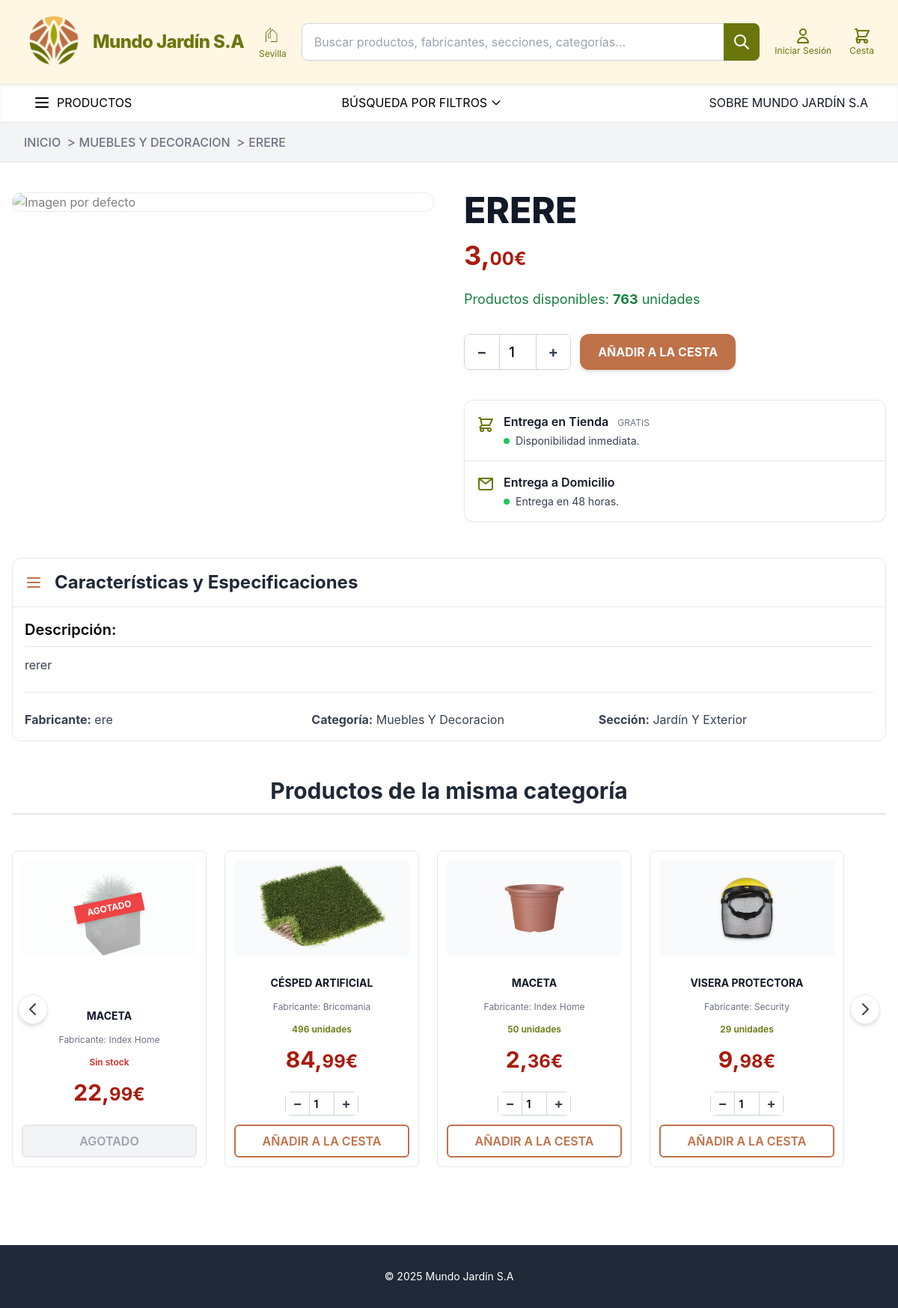
/producto/12/, run on the app's committed database.
### home/models.py (models this page shows, shortened)
class Producto(models.Model):
    nombre= models.CharField(max_length=200)
    descripcion= models.TextField()
    departamento= models.CharField(max_length=200)
    seccion=models.CharField(max_length=50, choices=Seccion.choices)
    fabricante=models.CharField(max_length=200)
    categoria=models.CharField(max_length=50, choices=Categoria.choices)
    precio= models.DecimalField(max_digits=10, decimal_places=2)
    stock=models.IntegerField(default=0)
    imagen = models.ImageField(upload_to='Imgproductos/', null=True, blank=True)
    esta_agotado= models.BooleanField(default=False)
    esta_destacado= models.BooleanField(default=False)
    orden = models.PositiveIntegerField(default=0, blank=False, null=False)
    class Meta:
        ordering = ['orden']

### home/views.py (the view)
# urls.py: path('producto/<int:pk>/', views.detalle_producto, name='detalle_producto'),
def detalle_producto(request, pk):
    producto = get_object_or_404(Producto, pk=pk)
    producto.euros = int(producto.precio)
    producto.centavos = int((producto.precio - producto.euros) * 100)
    productos_relacionados = Producto.objects.filter(
        categoria=producto.categoria
    ).exclude(
        pk=pk
    ).order_by('?')[:10]
    _calcular_desglose_precio(productos_relacionados)
    contexto = {
        'producto': producto,
        'productos_relacionados': productos_relacionados,
        'opciones_filtro': obtener_opciones_filtro(),
        'precio_seleccionado': '',
        'fabricante_seleccionado': '',
        'seccion_filtro_seleccionada': '',
    }
    return render(request, 'detalle_producto.html', contexto)

### home/templates/detalle_producto.html (shortened to what this page needs)
{% extends "base.html" %}
{% load static %}
{% block breadcrumbs %}
    <li>
        <span class="text-lg text-gray-500">></span>
        <a href="{% url 'productos_por_categoria' categoria=producto.categoria %}" class="text- font-medium text-gray-500 hover:text-[#bf7149]">
            {{ producto.get_categoria_display|upper }}
        </a>
    </li>
    <li>
        <span class="text-lg text-gray-500">></span>
        <span class="text- font-medium text-gray-500 hover:text-[#bf7149]">
            {{ producto.nombre|upper }}
        </span>
    </li>
{% endblock breadcrumbs %}
{% block content %}
<main class="py-10">
    <div class="product-detail-container flex gap-10 max-w-7xl mx-auto px-4 flex-wrap">
        <div class="product-image-area flex-1 min-w-[300px] max-w-full relative">
            {% if producto.imagen %}
                <img src="{{ producto.imagen.url }}" alt="Imagen de {{ producto.nombre }}" class="w-full h-auto border border-gray-300 rounded-xl object-contain mix-blend-multiply">
            {% else %}
                <img src="https://res.cloudinary.com/djfgts1ii/image/upload/imagen1_zi2acs.jpg" alt="Imagen por defecto" class="w-full h-auto border border-gray-300 rounded-xl opacity-50 object-contain mix-blend-multiply">
            {% endif %}
        </div>
        <div class="product-info-area flex-1 min-w-[300px]">
            <h1 class="text-4xl sm:text-5xl text-gray-900 uppercase font-extrabold leading-tight mb-4">
                {{ producto.nombre }}
            </h1>
            <div class="mt-4 mb-6">
                <span class="text-4xl font-bold text-[#A91B0D]">
                    {{ producto.euros }},<span class="text-2xl">{{ producto.centavos|stringformat:"02d" }}€</span>
                </span>
            </div>
            <p class="mb-8">
                {% if producto.stock <= 0 %}
                    <span class="text-red-600 font-bold text-lg" id="stock-container-{{ producto.id }}">SIN STOCK</span>
                {% else %}
                    <span id="stock-container-{{ producto.id }}" class="text-lg {% if producto.stock > 10 %} text-green-700 {% else %} text-orange-600 {% endif %}">
                        Productos disponibles: <span id="stock-display-{{ producto.id }}" class="font-bold">{{ producto.stock }}</span> unidades
                    </span>
                {% endif %}
            </p>
            {% if not user.is_authenticated or not user.is_staff %}
                <div class="flex items-center gap-4 mb-10 flex-wrap">
                    {% if producto.stock > 0 %}
                        <form class="add-to-cart-form flex items-stretch gap-3 w-full sm:w-auto" data-product-id="{{ producto.id }}">
                            <div class="flex items-center justify-center gap-0 border border-gray-300 rounded-lg bg-white overflow-hidden shadow-sm h-12">
                                <button type="button" onclick="changeQuantity(this, -1)"
                                    class="px-4 py-2 bg-white hover:bg-gray-50 border-r border-gray-300 text-gray-700 font-bold text-xl leading-none transition-colors h-full flex items-center justify-center">
                                    &minus;
                                </button>
                                <input type="number" name="cantidad"
                                    class="quantity-input w-12 text-center border-none text-lg py-2 focus:ring-0 font-medium h-full"
                                    value="1" min="1" max="{{ producto.stock }}" readonly>
                                <button type="button" onclick="changeQuantity(this, 1)"
                                    class="px-4 py-2 bg-white hover:bg-gray-50 border-l border-gray-300 text-gray-700 font-bold text-xl leading-none transition-colors h-full flex items-center justify-center">
                                    &plus;
                                </button>
                            </div>
                            <button type="submit" class="px-6 py-3 bg-[#bf7149] hover:bg-[#a35d3a] text-white font-bold rounded-xl shadow-md transition duration-150 ease-in-out uppercase flex-grow sm:flex-grow-0 h-12">
                                Añadir a la Cesta
                            </button>
                        </form>
                    {% else %}
                        <span class="px-6 py-3 bg-gray-200 text-gray-500 font-bold rounded-xl cursor-not-allowed uppercase border border-gray-300 h-12 flex items-center justify-center">
                            Agotado
                        </span>
                    {% endif %}
                </div>
            {% endif %}
            <div class="info-importante bg-white border border-gray-200 rounded-xl shadow-sm divide-y divide-gray-200 mt-6">
                <div class="flex items-start gap-3 p-4">
                    <div class="flex-1">
                        <h3 class="font-semibold text-gray-900">Entrega en Tienda <span class="text-gray-500 font-normal text-xs ml-2">GRATIS</span></h3>
                        <ul class="text-gray-700 text-sm space-y-1 mt-1">
                            <li class="flex items-center gap-2"><span class="inline-block w-2 h-2 bg-green-500 rounded-full"></span> Disponibilidad inmediata.</li>
                        </ul>
                    </div>
                </div>
                <div class="flex items-start gap-3 p-4">
                    <svg xmlns="http://www.w3.org/2000/svg" class="h-6 w-6 text-[#6a760c] mt-1 flex-shrink-0" fill="none" viewBox="0 0 24 24" stroke="currentColor">
                        <path stroke-linecap="round" stroke-linejoin="round" stroke-width="2" d="M3 3h18v13a2 2 0 01-2 2H5a2 2 0 01-2-2V3zM3 3l9 7 9-7" />
                    </svg>
                    <div class="flex-1">
                        <h3 class="font-semibold text-gray-900">Entrega a Domicilio</h3>
                        <ul class="text-gray-700 text-sm space-y-1 mt-1">
                            <li class="flex items-center gap-2"><span class="inline-block w-2 h-2 bg-green-500 rounded-full"></span> Entrega en 48 horas.</li>
                        </ul>
                    </div>
                </div>
            </div>
        </div>
    </div>
    <div class="max-w-7xl mx-auto px-4 mt-12">
        <div class="features-dropdown border border-gray-200 rounded-xl">
            <details open>
                <summary class="text-2xl flex items-center gap-2 font-bold cursor-pointer p-4 list-none text-gray-800 hover:bg-gray-50 rounded-t-xl">
                    <svg xmlns="http://www.w3.org/2000/svg" class="h-6 w-6 text-[#bf7149] mr-2" fill="none" viewBox="0 0 24 24" stroke="currentColor" stroke-width="2">
                        <path stroke-linecap="round" stroke-linejoin="round" d="M4 6h16M4 12h16M4 18h16" />
                    </svg>
                    Características y Especificaciones
                </summary>
                <div class="details-content p-4 bg-white rounded-b-xl border-t border-gray-200">
                    <h3 class="text-xl font-semibold mb-3 border-b pb-2">Descripción:</h3>
                    <div class="text-gray-700 space-y-4">{{ producto.descripcion|linebreaksbr }}</div>
                    <hr class="my-6">
                    <div class="grid grid-cols-1 md:grid-cols-3 gap-4 text-gray-700">
                        <p><strong>Fabricante:</strong> {{ producto.fabricante }}</p>
                        <p><strong>Categoría:</strong> {{ producto.get_categoria_display }}</p>
                        <p><strong>Sección:</strong> {{ producto.get_seccion_display }}</p>
                    </div>
                </div>
            </details>
        </div>
    </div>
    <div class="related-products-section max-w-7xl mx-auto px-4 mt-12">
        <h2 class="text-3xl font-bold text-gray-800 text-center mb-8 border-b-2 border-gray-200 pb-3">
            Productos de la misma categoría
        </h2>
        {% if productos_relacionados %}
        <div class="carousel-container relative">
            <div id="product-carousel" class="product-list flex overflow-x-auto scroll-smooth gap-6 py-4 scrollbar-hide">
                {% for relacionado in productos_relacionados %}
                <div class="bg-white rounded-lg p-3 flex flex-col items-center justify-between transition duration-300 ease-in-out transform hover:shadow-hard-halo hover:scale-[1.02] border border-gray-200 relative snap-start"
                      style="flex: 0 0 260px; min-width: 260px;">
                    <a href="{% url 'detalle_producto' pk=relacionado.pk %}" class="w-full flex flex-col flex-grow text-gray-900 no-underline relative z-10">
                        <div class="relative w-full h-32 mb-4 flex justify-center items-center bg-gray-50 rounded overflow-hidden">
                            {% if relacionado.imagen %}
                                <img src="{{ relacionado.imagen.url }}" alt="{{ relacionado.nombre }}" class="max-h-full max-w-full object-contain mix-blend-multiply">
                            {% else %}
                                <img src="https://res.cloudinary.com/djfgts1ii/image/upload/imagen1_zi2acs.jpg" alt="Imagen por defecto" class="max-h-full max-w-full object-contain mix-blend-multiply opacity-50">
                            {% endif %}
                            {% if relacionado.stock <= 0 %}
                            <div class="absolute inset-0 flex items-center justify-center pointer-events-none z-10 bg-white bg-opacity-60">
                                <span class="bg-red-500 text-white text-xs font-bold uppercase py-1 px-4 transform -rotate-12 shadow-md">AGOTADO</span>
                            </div>
                            {% endif %}
                        </div>
                        <div class="w-full text-center flex-grow flex flex-col justify-end">
                            <h4 class="text-sm font-bold uppercase text-gray-900 leading-tight mb-1 line-clamp-2 h-10 flex items-center justify-center">
                                {{ relacionado.nombre|upper }}
                            </h4>
                            <p class="text-xs text-gray-500 mb-2">Fabricante: {{ relacionado.fabricante }}</p>
                            <div class="mb-3">
                                <span class="text-xs font-semibold
                                    {% if relacionado.stock > 0 %}text-[#6a760c]{% else %}text-red-600{% endif %}">
                                    {% if relacionado.stock > 0 %}
                                        {{ relacionado.stock }} unidades
                                    {% else %}
                                        Sin stock
                                    {% endif %}
                                </span>
                            </div>
                            <span class="text-3xl font-bold mb-4 text-[#A91B0D]">
                                {{ relacionado.euros }},<span class="text-2xl">{{ relacionado.centavos|stringformat:"02d" }}€</span>
                            </span>
                        </div>
                    </a>
                    <div class="w-full mt-2 relative z-20">
                        {% if not user.is_authenticated or not user.is_staff %}
                            {% if relacionado.stock > 0 %}
                                <div class="w-full">
                                    <div class="flex items-center justify-center gap-0 border border-gray-300 rounded-lg mb-3 mx-auto w-fit bg-white shadow-sm h-8">
                                        <button type="button" onclick="changeQuantity(this, -1)"
                                            class="px-2 py-1 bg-white hover:bg-gray-50 border-r border-gray-300 text-gray-700 font-bold text-lg leading-none transition-colors h-full w-8 flex items-center justify-center">
                                            &minus;
                                        </button>
                                        <input type="number" name="cantidad"
                                            class="quantity-input w-8 text-center border-none text-sm py-1 focus:ring-0 font-semibold h-full"
                                            value="1" min="1" max="{{ relacionado.stock }}" readonly>
                                        <button type="button" onclick="changeQuantity(this, 1)"
                                            class="px-2 py-1 bg-white hover:bg-gray-50 border-l border-gray-300 text-gray-700 font-bold text-lg leading-none transition-colors h-full w-8 flex items-center justify-center">
                                            &plus;
                                        </button>
                                    </div>
                                    <button type="button"
                                            class="add-related w-full py-2 bg-white text-[#bf7149] font-semibold rounded-md border-2 border-[#bf7149] hover:bg-[#bf7149] hover:text-white transition duration-150 uppercase"
                                            data-product-id="{{ relacionado.pk }}">
                                        Añadir a la Cesta
                                    </button>
                                </div>
                            {% else %}
                                <button disabled class="w-full py-2 bg-gray-100 text-gray-400 font-semibold rounded-md border-2 border-gray-200 cursor-not-allowed uppercase">
                                    Agotado
                                </button>
                            {% endif %}
                        {% endif %}
                    </div>
                </div>
                {% endfor %}
            </div>
            <button id="prev-btn" class="absolute top-1/2 left-0 transform -translate-y-1/2 ml-2 w-10 h-10 flex items-center justify-center bg-white rounded-full shadow-md hover:bg-gray-100 transition z-40 border border-gray-200">
                <svg class="h-6 w-6 text-gray-700" fill="none" stroke="currentColor" viewBox="0 0 24 24"><path stroke-linecap="round" stroke-linejoin="round" stroke-width="2" d="M15 19l-7-7 7-7"></path></svg>
            </button>
            <button id="next-btn" class="absolute top-1/2 right-0 transform -translate-y-1/2 mr-2 w-10 h-10 flex items-center justify-center bg-white rounded-full shadow-md hover:bg-gray-100 transition z-40 border border-gray-200">
                <svg class="h-6 w-6 text-gray-700" fill="none" stroke="currentColor" viewBox="0 0 24 24"><path stroke-linecap="round" stroke-linejoin="round" stroke-width="2" d="M9 5l7 7-7 7"></path></svg>
            </button>
        </div>
        {% else %}
        <div class="text-center text-gray-500 mt-8 mb-12 p-6 bg-gray-50 rounded-lg">
            <p>No hay productos relacionados disponibles en esta categoría.</p>
        </div>
        {% endif %}
    </div>
</main>
{% endblock content %}

### data on the page
Producto: categoria "MUEBLES Y DECORACION", nombre "ERERE", euros "3", centavos "00", stock "763", descripcion "rerer", fabricante "ere", categoria "Muebles Y Decoracion", seccion "Jardín Y Exterior"
Producto: imagen (picture), nombre "MACETA", fabricante "Index Home", stock "Sin stock", euros "22", centavos "99"
Producto: imagen (picture), nombre "CÉSPED ARTIFICIAL", fabricante "Bricomania", stock "496", euros "84", centavos "99"
Producto: imagen (picture), nombre "MACETA", fabricante "Index Home", stock "50", euros "2", centavos "36"
Producto: imagen (picture), nombre "VISERA PROTECTORA", fabricante "Security", stock "29", euros "9", centavos "98"
